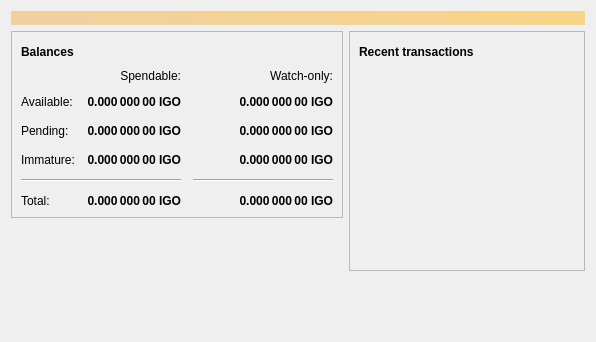
<?xml version="1.0" encoding="UTF-8"?>
<ui version="4.0">
 <class>OverviewPage</class>
 <widget class="QWidget" name="OverviewPage">
  <property name="geometry">
   <rect>
    <x>0</x>
    <y>0</y>
    <width>596</width>
    <height>342</height>
   </rect>
  </property>
  <property name="windowTitle">
   <string>Form</string>
  </property>
  <layout class="QVBoxLayout" name="topLayout">
   <item>
    <widget class="QLabel" name="labelAlerts">
     <property name="visible">
      <bool>false</bool>
     </property>
     <property name="styleSheet">
      <string notr="true">QLabel { background-color: qlineargradient(x1: 0, y1: 0, x2: 1, y2: 0, stop:0 #F0D0A0, stop:1 #F8D488); color:#000000; }</string>
     </property>
     <property name="wordWrap">
      <bool>true</bool>
     </property>
     <property name="margin">
      <number>3</number>
     </property>
     <property name="textInteractionFlags">
      <set>Qt::TextSelectableByMouse</set>
     </property>
    </widget>
   </item>
   <item>
    <layout class="QHBoxLayout" name="horizontalLayout" stretch="1,1">
     <item>
      <layout class="QVBoxLayout" name="verticalLayout_2">
       <item>
        <widget class="QFrame" name="frame">
         <property name="frameShape">
          <enum>QFrame::StyledPanel</enum>
         </property>
         <property name="frameShadow">
          <enum>QFrame::Raised</enum>
         </property>
         <layout class="QVBoxLayout" name="verticalLayout_4">
          <item>
           <layout class="QHBoxLayout" name="horizontalLayout_4">
            <item>
             <widget class="QLabel" name="label_5">
              <property name="font">
               <font>
                <weight>75</weight>
                <bold>true</bold>
               </font>
              </property>
              <property name="text">
               <string>Balances</string>
              </property>
             </widget>
            </item>
            <item>
             <widget class="QPushButton" name="labelWalletStatus">
              <property name="enabled">
               <bool>true</bool>
              </property>
              <property name="maximumSize">
               <size>
                <width>30</width>
                <height>16777215</height>
               </size>
              </property>
              <property name="toolTip">
               <string>The displayed information may be out of date. Your wallet automatically synchronizes with the Igocoin network after a connection is established, but this process has not completed yet.</string>
              </property>
              <property name="text">
               <string/>
              </property>
              <property name="icon">
               <iconset resource="../igocoin.qrc">
                <normaloff>:/icons/warning</normaloff>
                <disabledoff>:/icons/warning</disabledoff>:/icons/warning</iconset>
              </property>
              <property name="iconSize">
               <size>
                <width>24</width>
                <height>24</height>
               </size>
              </property>
              <property name="flat">
               <bool>true</bool>
              </property>
             </widget>
            </item>
            <item>
             <spacer name="horizontalSpacer_3">
              <property name="orientation">
               <enum>Qt::Horizontal</enum>
              </property>
              <property name="sizeHint" stdset="0">
               <size>
                <width>40</width>
                <height>20</height>
               </size>
              </property>
             </spacer>
            </item>
           </layout>
          </item>
          <item>
           <layout class="QGridLayout" name="gridLayout">
            <property name="spacing">
             <number>12</number>
            </property>
            <item row="2" column="2">
             <widget class="QLabel" name="labelWatchPending">
              <property name="font">
               <font>
                <weight>75</weight>
                <bold>true</bold>
               </font>
              </property>
              <property name="cursor">
               <cursorShape>IBeamCursor</cursorShape>
              </property>
              <property name="toolTip">
               <string>Unconfirmed transactions to watch-only addresses</string>
              </property>
              <property name="text">
               <string notr="true">0.000 000 00 IGO</string>
              </property>
              <property name="alignment">
               <set>Qt::AlignRight|Qt::AlignTrailing|Qt::AlignVCenter</set>
              </property>
              <property name="textInteractionFlags">
               <set>Qt::LinksAccessibleByMouse|Qt::TextSelectableByKeyboard|Qt::TextSelectableByMouse</set>
              </property>
             </widget>
            </item>
            <item row="2" column="1">
             <widget class="QLabel" name="labelUnconfirmed">
              <property name="font">
               <font>
                <weight>75</weight>
                <bold>true</bold>
               </font>
              </property>
              <property name="cursor">
               <cursorShape>IBeamCursor</cursorShape>
              </property>
              <property name="toolTip">
               <string>Total of transactions that have yet to be confirmed, and do not yet count toward the spendable balance</string>
              </property>
              <property name="text">
               <string notr="true">0.000 000 00 IGO</string>
              </property>
              <property name="alignment">
               <set>Qt::AlignRight|Qt::AlignTrailing|Qt::AlignVCenter</set>
              </property>
              <property name="textInteractionFlags">
               <set>Qt::LinksAccessibleByMouse|Qt::TextSelectableByKeyboard|Qt::TextSelectableByMouse</set>
              </property>
             </widget>
            </item>
            <item row="3" column="2">
             <widget class="QLabel" name="labelWatchImmature">
              <property name="font">
               <font>
                <weight>75</weight>
                <bold>true</bold>
               </font>
              </property>
              <property name="cursor">
               <cursorShape>IBeamCursor</cursorShape>
              </property>
              <property name="toolTip">
               <string>Mined balance in watch-only addresses that has not yet matured</string>
              </property>
              <property name="text">
               <string notr="true">0.000 000 00 IGO</string>
              </property>
              <property name="alignment">
               <set>Qt::AlignRight|Qt::AlignTrailing|Qt::AlignVCenter</set>
              </property>
              <property name="textInteractionFlags">
               <set>Qt::LinksAccessibleByMouse|Qt::TextSelectableByKeyboard|Qt::TextSelectableByMouse</set>
              </property>
             </widget>
            </item>
            <item row="4" column="0" colspan="2">
             <widget class="Line" name="line">
              <property name="orientation">
               <enum>Qt::Horizontal</enum>
              </property>
             </widget>
            </item>
            <item row="4" column="2">
             <widget class="Line" name="lineWatchBalance">
              <property name="sizePolicy">
               <sizepolicy hsizetype="Preferred" vsizetype="Fixed">
                <horstretch>0</horstretch>
                <verstretch>0</verstretch>
               </sizepolicy>
              </property>
              <property name="minimumSize">
               <size>
                <width>140</width>
                <height>0</height>
               </size>
              </property>
              <property name="orientation">
               <enum>Qt::Horizontal</enum>
              </property>
             </widget>
            </item>
            <item row="5" column="0">
             <widget class="QLabel" name="labelTotalText">
              <property name="text">
               <string>Total:</string>
              </property>
             </widget>
            </item>
            <item row="3" column="1">
             <widget class="QLabel" name="labelImmature">
              <property name="font">
               <font>
                <weight>75</weight>
                <bold>true</bold>
               </font>
              </property>
              <property name="cursor">
               <cursorShape>IBeamCursor</cursorShape>
              </property>
              <property name="toolTip">
               <string>Mined balance that has not yet matured</string>
              </property>
              <property name="text">
               <string notr="true">0.000 000 00 IGO</string>
              </property>
              <property name="alignment">
               <set>Qt::AlignRight|Qt::AlignTrailing|Qt::AlignVCenter</set>
              </property>
              <property name="textInteractionFlags">
               <set>Qt::LinksAccessibleByMouse|Qt::TextSelectableByKeyboard|Qt::TextSelectableByMouse</set>
              </property>
             </widget>
            </item>
            <item row="2" column="3">
             <spacer name="horizontalSpacer_2">
              <property name="orientation">
               <enum>Qt::Horizontal</enum>
              </property>
              <property name="sizeHint" stdset="0">
               <size>
                <width>40</width>
                <height>20</height>
               </size>
              </property>
             </spacer>
            </item>
            <item row="3" column="0">
             <widget class="QLabel" name="labelImmatureText">
              <property name="text">
               <string>Immature:</string>
              </property>
             </widget>
            </item>
            <item row="5" column="1">
             <widget class="QLabel" name="labelTotal">
              <property name="font">
               <font>
                <weight>75</weight>
                <bold>true</bold>
               </font>
              </property>
              <property name="cursor">
               <cursorShape>IBeamCursor</cursorShape>
              </property>
              <property name="toolTip">
               <string>Your current total balance</string>
              </property>
              <property name="text">
               <string notr="true">0.000 000 00 IGO</string>
              </property>
              <property name="alignment">
               <set>Qt::AlignRight|Qt::AlignTrailing|Qt::AlignVCenter</set>
              </property>
              <property name="textInteractionFlags">
               <set>Qt::LinksAccessibleByMouse|Qt::TextSelectableByKeyboard|Qt::TextSelectableByMouse</set>
              </property>
             </widget>
            </item>
            <item row="5" column="2">
             <widget class="QLabel" name="labelWatchTotal">
              <property name="font">
               <font>
                <weight>75</weight>
                <bold>true</bold>
               </font>
              </property>
              <property name="cursor">
               <cursorShape>IBeamCursor</cursorShape>
              </property>
              <property name="toolTip">
               <string>Current total balance in watch-only addresses</string>
              </property>
              <property name="text">
               <string notr="true">0.000 000 00 IGO</string>
              </property>
              <property name="alignment">
               <set>Qt::AlignRight|Qt::AlignTrailing|Qt::AlignVCenter</set>
              </property>
              <property name="textInteractionFlags">
               <set>Qt::LinksAccessibleByMouse|Qt::TextSelectableByKeyboard|Qt::TextSelectableByMouse</set>
              </property>
             </widget>
            </item>
            <item row="0" column="2">
             <widget class="QLabel" name="labelWatchonly">
              <property name="text">
               <string>Watch-only:</string>
              </property>
              <property name="alignment">
               <set>Qt::AlignRight|Qt::AlignTrailing|Qt::AlignVCenter</set>
              </property>
             </widget>
            </item>
            <item row="1" column="0">
             <widget class="QLabel" name="labelBalanceText">
              <property name="text">
               <string>Available:</string>
              </property>
             </widget>
            </item>
            <item row="1" column="1">
             <widget class="QLabel" name="labelBalance">
              <property name="font">
               <font>
                <weight>75</weight>
                <bold>true</bold>
               </font>
              </property>
              <property name="cursor">
               <cursorShape>IBeamCursor</cursorShape>
              </property>
              <property name="toolTip">
               <string>Your current spendable balance</string>
              </property>
              <property name="text">
               <string notr="true">0.000 000 00 IGO</string>
              </property>
              <property name="alignment">
               <set>Qt::AlignRight|Qt::AlignTrailing|Qt::AlignVCenter</set>
              </property>
              <property name="textInteractionFlags">
               <set>Qt::LinksAccessibleByMouse|Qt::TextSelectableByKeyboard|Qt::TextSelectableByMouse</set>
              </property>
             </widget>
            </item>
            <item row="1" column="2">
             <widget class="QLabel" name="labelWatchAvailable">
              <property name="font">
               <font>
                <weight>75</weight>
                <bold>true</bold>
               </font>
              </property>
              <property name="cursor">
               <cursorShape>IBeamCursor</cursorShape>
              </property>
              <property name="toolTip">
               <string>Your current balance in watch-only addresses</string>
              </property>
              <property name="text">
               <string notr="true">0.000 000 00 IGO</string>
              </property>
              <property name="alignment">
               <set>Qt::AlignRight|Qt::AlignTrailing|Qt::AlignVCenter</set>
              </property>
              <property name="textInteractionFlags">
               <set>Qt::LinksAccessibleByMouse|Qt::TextSelectableByKeyboard|Qt::TextSelectableByMouse</set>
              </property>
             </widget>
            </item>
            <item row="2" column="0">
             <widget class="QLabel" name="labelPendingText">
              <property name="text">
               <string>Pending:</string>
              </property>
             </widget>
            </item>
            <item row="0" column="1">
             <widget class="QLabel" name="labelSpendable">
              <property name="text">
               <string>Spendable:</string>
              </property>
              <property name="alignment">
               <set>Qt::AlignRight|Qt::AlignTrailing|Qt::AlignVCenter</set>
              </property>
             </widget>
            </item>
           </layout>
          </item>
         </layout>
        </widget>
       </item>
       <item>
        <spacer name="verticalSpacer">
         <property name="orientation">
          <enum>Qt::Vertical</enum>
         </property>
         <property name="sizeHint" stdset="0">
          <size>
           <width>20</width>
           <height>40</height>
          </size>
         </property>
        </spacer>
       </item>
      </layout>
     </item>
     <item>
      <layout class="QVBoxLayout" name="verticalLayout_3">
       <item>
        <widget class="QFrame" name="frame_2">
         <property name="frameShape">
          <enum>QFrame::StyledPanel</enum>
         </property>
         <property name="frameShadow">
          <enum>QFrame::Raised</enum>
         </property>
         <layout class="QVBoxLayout" name="verticalLayout">
          <item>
           <layout class="QHBoxLayout" name="horizontalLayout_2">
            <item>
             <widget class="QLabel" name="label_4">
              <property name="font">
               <font>
                <weight>75</weight>
                <bold>true</bold>
               </font>
              </property>
              <property name="text">
               <string>Recent transactions</string>
              </property>
             </widget>
            </item>
            <item>
             <widget class="QPushButton" name="labelTransactionsStatus">
              <property name="enabled">
               <bool>true</bool>
              </property>
              <property name="maximumSize">
               <size>
                <width>30</width>
                <height>16777215</height>
               </size>
              </property>
              <property name="toolTip">
               <string>The displayed information may be out of date. Your wallet automatically synchronizes with the Igocoin network after a connection is established, but this process has not completed yet.</string>
              </property>
              <property name="text">
               <string/>
              </property>
              <property name="icon">
               <iconset resource="../igocoin.qrc">
                <normaloff>:/icons/warning</normaloff>
                <disabledoff>:/icons/warning</disabledoff>:/icons/warning</iconset>
              </property>
              <property name="iconSize">
               <size>
                <width>24</width>
                <height>24</height>
               </size>
              </property>
              <property name="flat">
               <bool>true</bool>
              </property>
             </widget>
            </item>
            <item>
             <spacer name="horizontalSpacer">
              <property name="orientation">
               <enum>Qt::Horizontal</enum>
              </property>
              <property name="sizeHint" stdset="0">
               <size>
                <width>40</width>
                <height>20</height>
               </size>
              </property>
             </spacer>
            </item>
           </layout>
          </item>
          <item>
           <widget class="QListView" name="listTransactions">
            <property name="styleSheet">
             <string notr="true">QListView { background: transparent; }</string>
            </property>
            <property name="frameShape">
             <enum>QFrame::NoFrame</enum>
            </property>
            <property name="verticalScrollBarPolicy">
             <enum>Qt::ScrollBarAlwaysOff</enum>
            </property>
            <property name="horizontalScrollBarPolicy">
             <enum>Qt::ScrollBarAlwaysOff</enum>
            </property>
            <property name="selectionMode">
             <enum>QAbstractItemView::NoSelection</enum>
            </property>
           </widget>
          </item>
         </layout>
        </widget>
       </item>
       <item>
        <spacer name="verticalSpacer_2">
         <property name="orientation">
          <enum>Qt::Vertical</enum>
         </property>
         <property name="sizeHint" stdset="0">
          <size>
           <width>20</width>
           <height>40</height>
          </size>
         </property>
        </spacer>
       </item>
      </layout>
     </item>
    </layout>
   </item>
  </layout>
 </widget>
 <resources/>
 <connections/>
</ui>
